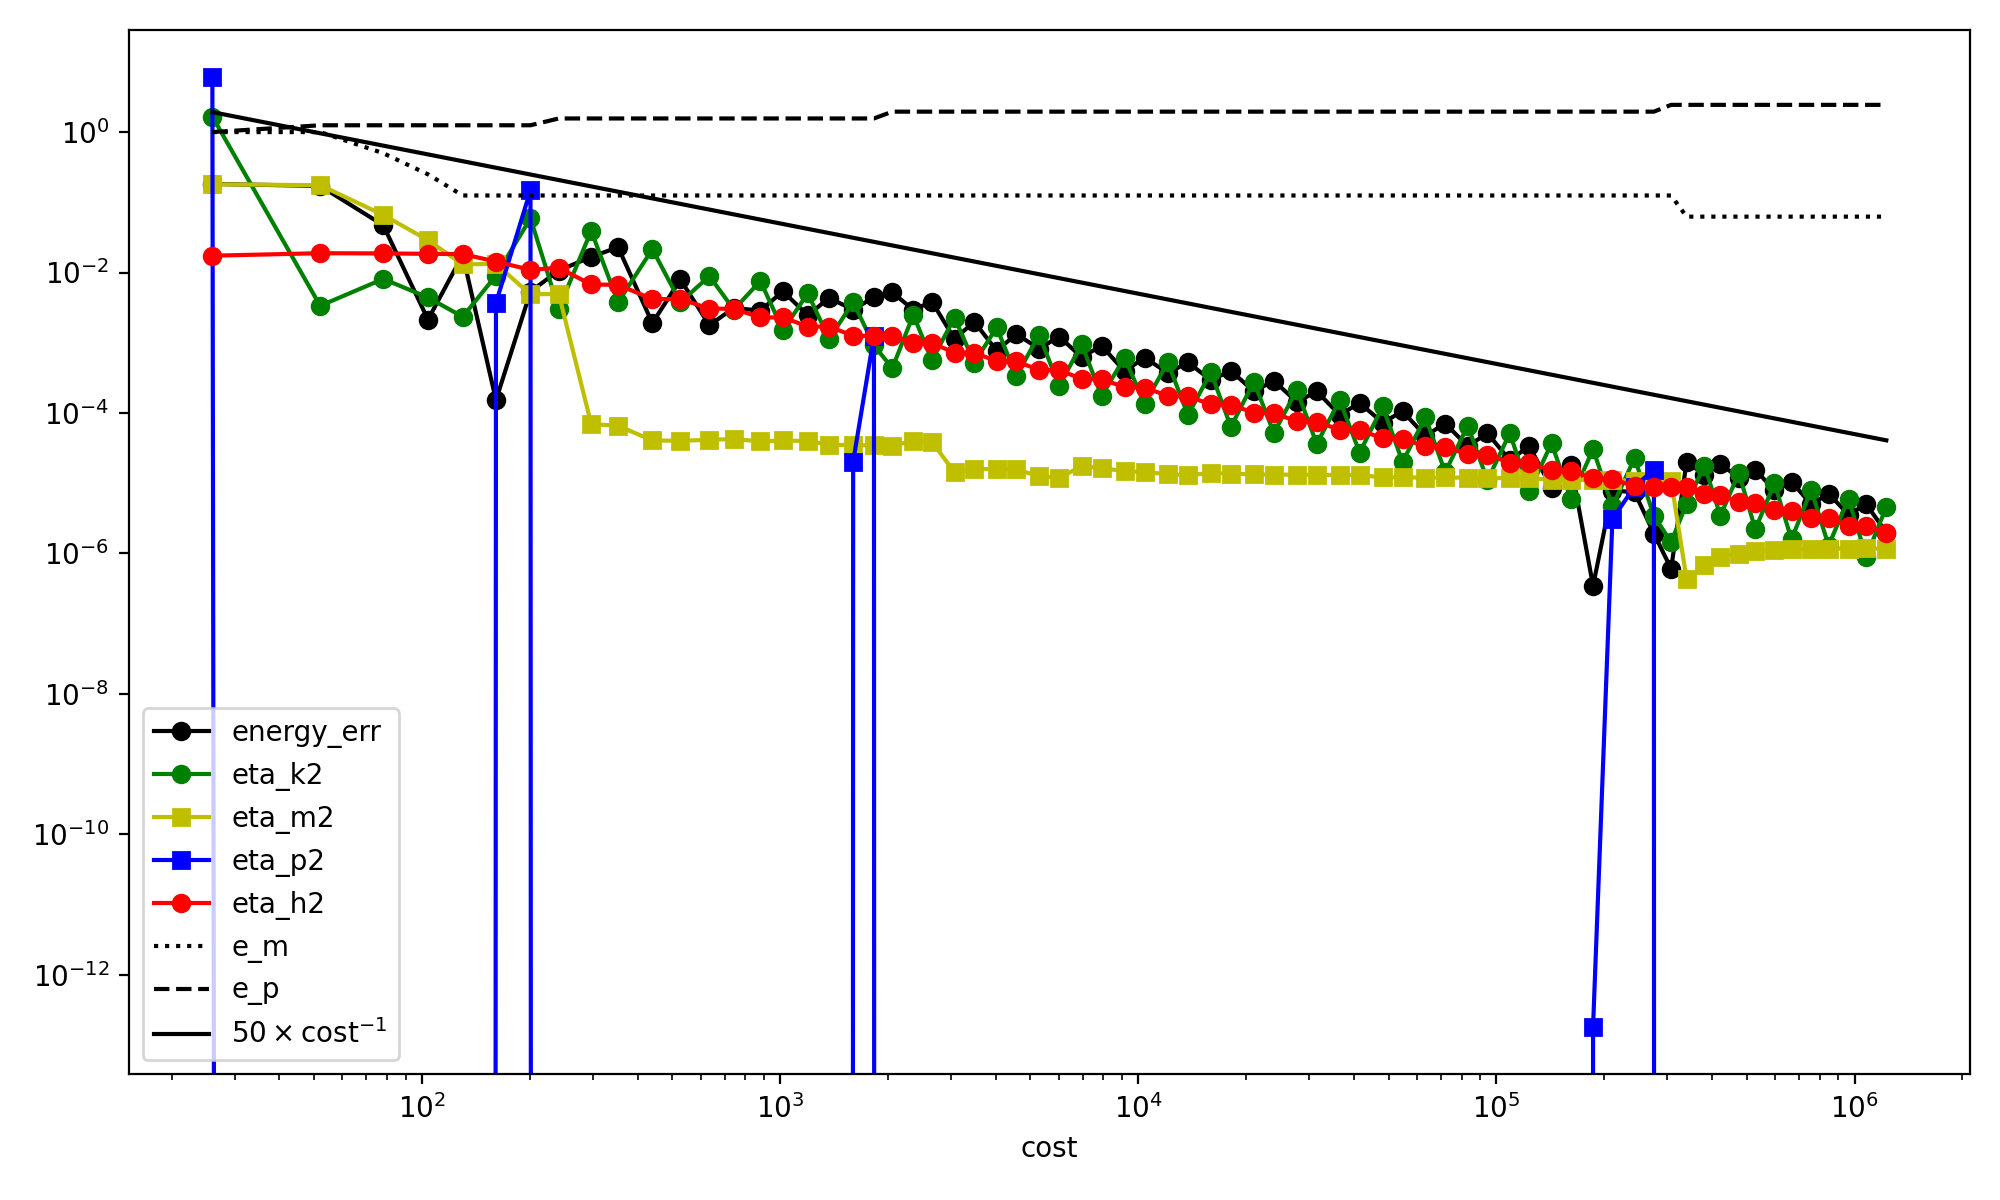

Write Python code to recreate this figure.
import firedrake
from firedrake import (
    Constant, DirichletBC, Function, FunctionSpace, SpatialCoordinate,
    TestFunction, TrialFunction, assemble, conditional, div, dx, dS, grad,
    inner, solve, sqrt, max_value, min_value, CellDiameter, FacetArea,
    jump, avg, AdaptiveMeshHierarchy, AdaptiveTransferManager
)
import matplotlib.pyplot as plt
import numpy as np
from netgen.geom2d import SplineGeometry

# Parameters 
N, p = 4, 8/7
max_iters, tol_energy = 70, 1e-7
dorfler_theta = 0.2
max_refinements = 50

# Relaxation & estimator updates
eps_minus, eps_plus = 1.0, 1.0
theta_minus, theta_plus = 0.5, 1.25
delta_factor_minus, delta_factor_plus = 1e-6, 1e6

atm = AdaptiveTransferManager()


def make_initial_mesh(N):
    geo = SplineGeometry()
    geo.AddRectangle(p1=(-1, -1), p2=(1, 1), bc="outer", leftdomain=1, rightdomain=0)
    return firedrake.Mesh(geo.GenerateMesh(maxh=2/N))

def build_problem(mesh):
    V = FunctionSpace(mesh, "CG", 1)
    X, Y = SpatialCoordinate(mesh)
    u_exact_expr = (X**2 - 1) * (Y**2 - 1)
    
    u_exact = Function(V, name="u_exact").interpolate(u_exact_expr)
    grad_e = grad(u_exact_expr)
    f_expr = -div((inner(grad_e, grad_e)**(p/2 - 1)) * grad_e)
    
    return V, u_exact_expr, u_exact, f_expr


def grad_norm(w): return sqrt(inner(grad(w), grad(w)))
def clip(t, e_m, e_p): return max_value(min_value(t, e_p), e_m)

def kappa_eps(t, e_m, e_p):
    c = clip(t, e_m, e_p)
    return 0.5 * c**(p-2) * (t**2) + (1/p - 0.5) * c**p

def phi_eps_dual(t, e_m, e_p):
    return conditional(
        t <= e_m**(p - 1),
        0.5 * e_m**(2 - p) * (t**2),
        conditional(
            t <= e_p**(p - 1),
            ((p - 1)/p) * (t**(p/(p - 1))) + (1/p - 0.5) * (e_m**p),
            0.5 * e_p**(2 - p) * (t**2) - (1/p - 0.5) * (e_p**p - e_m**p)
        )
    )

# Energies & Estimators 
def calc_energies(w, f_expr, e_m, e_p):
    g = grad_norm(w)
    J_exact = assemble((1/p) * g**p * dx - f_expr * w * dx)
    J_rel = assemble(kappa_eps(g, e_m, e_p) * dx - f_expr * w * dx)
    return J_exact, J_rel

def calc_eta_pm(w, e_m, e_p, is_plus=False):
    d_m, d_p = delta_factor_minus * e_m, delta_factor_plus * e_p
    g = grad_norm(w)
    cond = g > e_p if is_plus else g < e_m
    integrand = conditional(cond, kappa_eps(g, e_m, e_p) - kappa_eps(g, d_m, d_p), 0)
    return assemble(integrand * dx) * (10**3 if is_plus else 1.0)

def eta_kac_squared(u_old, u_new, e_m, e_p):
    alpha = clip(grad_norm(u_old), e_m, e_p)
    argument = alpha**(p-2) * grad_norm(u_old - u_new)
    return assemble(phi_eps_dual(argument, clip(alpha, e_m, e_p), e_p) * dx)

def eta_h_squared(w, f_expr, e_m, e_p):
    mesh = w.function_space().mesh()
    DG0 = FunctionSpace(mesh, "DG", 0)
    q = TestFunction(DG0)
    
    alpha = grad_norm(w)
    vol_density = phi_eps_dual(CellDiameter(mesh) * sqrt(f_expr**2), clip(alpha, e_m, e_p), e_p)
    
    Veps = clip(alpha, e_m, e_p)**(p/2 - 1) * grad(w)
    jump_density = avg(FacetArea(mesh)) * inner(jump(Veps), jump(Veps))
    
    eta2_T = Function(DG0)
    eta2_T.dat.data[:] = assemble(vol_density * q * dx).dat.data_ro[:]
    eta2_T.dat.data[:] += assemble(jump_density * (q("+") + q("-")) * dS).dat.data_ro[:]
    eta2_T.dat.data[:] = np.maximum(eta2_T.dat.data[:], 0.0) * 1e-3
    
    return float(np.sum(eta2_T.dat.data_ro)), eta2_T

# Dörfler Marking 
def dorfler_marking(eta2_T, theta):
    eta2 = np.maximum(eta2_T.dat.data_ro.copy(), 0.0)
    total = np.sum(eta2)
    marker = Function(eta2_T.function_space())
    marker.assign(0.0)
    
    if total <= 0.0: return marker, 0.0, total
    
    order = np.argsort(-eta2)
    accum = np.cumsum(eta2[order])
    cutoff = np.searchsorted(accum, theta * total)
    
    marked = order[:cutoff + 1]
    marker.dat.data[marked] = 1.0
    return marker, accum[cutoff], total

# Solver
mesh = make_initial_mesh(N)
amh = AdaptiveMeshHierarchy(mesh)
V, u_exact_expr, u_exact, f_expr = build_problem(mesh)

u_old = Function(V, name="u_0").assign(0)
history, cost, num_refinements = [], 0, 0
J_exact_ref, _ = calc_energies(u_exact, f_expr, eps_minus, eps_plus)

for n in range(max_iters):
    # Kachanov step
    u_new, u_trial, v_test = Function(V), TrialFunction(V), TestFunction(V)
    coeff = clip(grad_norm(u_old), eps_minus, eps_plus)**(p-2)
    
    solve(
        inner(coeff * grad(u_trial), grad(v_test)) * dx == f_expr * v_test * dx,
        u_new, bcs=DirichletBC(V, u_exact_expr, "on_boundary"),
        solver_parameters={"pc_type": "lu", "pc_factor_mat_solver_type": "mumps"}
    )
    
    # Compute Estimators
    cost += V.dim()
    eta_m2 = calc_eta_pm(u_new, eps_minus, eps_plus, is_plus=False)
    eta_p2 = calc_eta_pm(u_new, eps_minus, eps_plus, is_plus=True)
    eta_k2 = eta_kac_squared(u_old, u_new, eps_minus, eps_plus)
    eta_h2, eta_h2_cell = eta_h_squared(u_new, f_expr, eps_minus, eps_plus)
    _, J_rel = calc_energies(u_new, f_expr, eps_minus, eps_plus)
    
    err_val = J_rel - J_exact_ref
    
    print(f"n={n:2d} | cost={cost:6d} | err={err_val:8.2e} | "
          f"η_m²={eta_m2:8.2e} η_p²={eta_p2:8.2e} η_k²={eta_k2:8.2e} η_h²={eta_h2:8.2e} | "
          f"ε-={eps_minus:8.2e} ε+={eps_plus:8.2e} | refs={num_refinements}")

    history.append((cost, err_val, eta_k2, eta_m2, eta_p2, eta_h2, eps_minus, eps_plus))
    if abs(err_val) < tol_energy:
        print(f"Converged in {n} iterations.")
        break

    errors = {"m": float(eta_m2), "p": float(eta_p2), "k": float(eta_k2), "h": float(eta_h2)}
    largest = max(errors, key=errors.get)

    if largest == "m":
        eps_minus *= theta_minus
        u_old.assign(u_new)
    elif largest == "p":
        eps_plus *= theta_plus
        u_old.assign(u_new)
    elif largest == "h":
        marker, marked_sum, total_sum = dorfler_marking(eta_h2_cell, dorfler_theta)
        
        if num_refinements < max_refinements:
            mesh = mesh.refine_marked_elements(marker)
            amh.add_mesh(mesh)
            num_refinements += 1
            
            V, u_exact_expr, u_exact, f_expr = build_problem(mesh)
            J_exact_ref, _ = calc_energies(u_exact, f_expr, eps_minus, eps_plus)
            
            u_old = Function(V)
            atm.prolong(u_new, u_old)
        else:
            u_old.assign(u_new)
    else:  # largest == "k"
        u_old.assign(u_new)

# Visualization 
history = np.array(history)
costs = history[:, 0]
ref_line = 50 * costs**(-1.0)

plt.figure(figsize=(10, 6))
plt.loglog(costs, np.abs(history[:, 1]), "ko-", label="energy_err")
plt.loglog(costs, history[:, 2], "go-", label="eta_k2")
plt.loglog(costs, history[:, 3], "ys-", label="eta_m2")
plt.loglog(costs, history[:, 4], "bs-", label="eta_p2")
plt.loglog(costs, history[:, 5], "ro-", label="eta_h2")
plt.loglog(costs, history[:, 6], "k:", label="e_m")
plt.loglog(costs, history[:, 7], "k--", label="e_p")
plt.loglog(costs, ref_line, "k-", label=r"$50 \times \text{cost}^{-1}$")

plt.xlabel("cost")
plt.legend(loc="lower left")
plt.tight_layout()
plt.savefig("bump_p_8_7.png", dpi=200)
